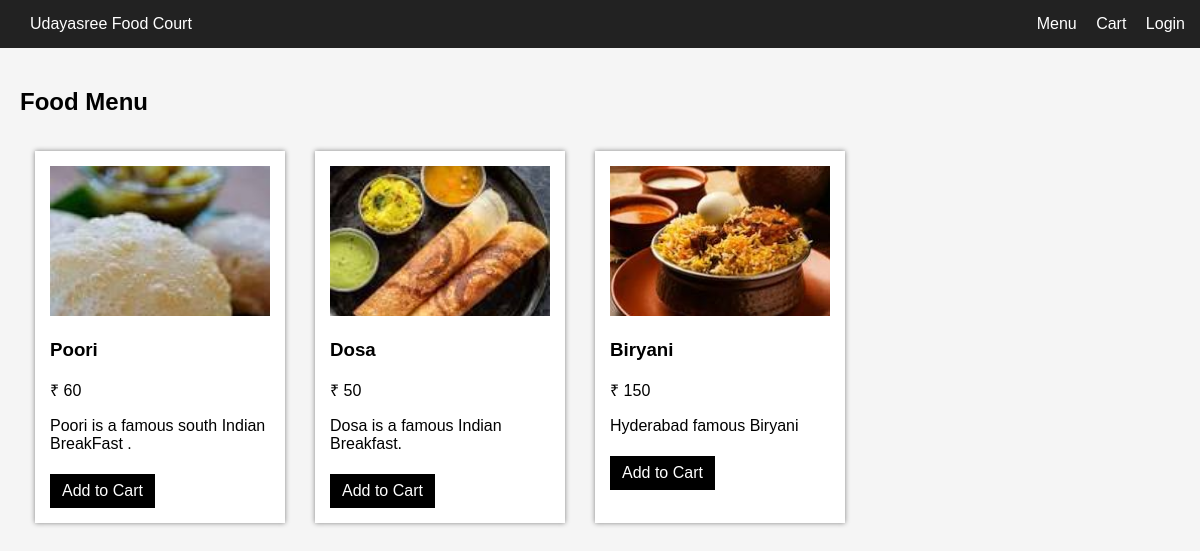
The page / on the database its author committed.
### menu/models.py (models this page shows, shortened)
class FoodItem(models.Model):
    name = models.CharField(max_length=100)
    price = models.IntegerField()
    image = models.ImageField(upload_to='food/')
    description = models.TextField()

### menu/views.py (the view)
# urls.py: path('', menu_views.menu_list, name="home"),
def menu_list(request):
    items = FoodItem.objects.all()
    return render(request,'auth/menu.html',{
        'items':items
    })

### users/templates/auth/menu.html
{% extends 'auth/base.html' %}
{% block content %}
<h2>Food Menu</h2>
<div style="display:flex; flex-wrap:wrap;">
{% for item in items %}
<div class="card">
<img src="{{ item.image.url }}">
<h3>{{ item.name }}</h3>
<p>₹ {{ item.price }}</p>
<p>{{ item.description }}</p>
<a href="{% url 'add_to_cart' item.id %}" class="btn">
Add to Cart
</a>
</div>
{% empty %}
<p>No food items available</p>
{% endfor %}
</div>
{% endblock %}

### users/templates/auth/base.html (shortened to what this page needs)
<!DOCTYPE html>
<html>
<head>
</head>
<body>
<div class="navbar">
<div>
<a href="/">Udayasree Food Court</a>
</div>
<div>
<a href="/">Menu</a>
<a href="/cart/">Cart</a>
{% if user.is_authenticated %}
<a href="/logout/">Logout</a>
{% else %}
<a href="/login/">Login</a>
{% endif %}
</div>
</div>
<div class="container">
{% block content %}
{% endblock %}
</div>
</body>
</html>

### users/templates/auth/base.html (style rules this page uses)
body { font-family: Arial; margin:0; background:#f5f5f5; }
.navbar { background:#222; color:white; padding:15px; display:flex; justify-content:space-between; }
.navbar a { color:white; text-decoration:none; margin-left:15px; }
.container { padding:20px; }
.card { background:white; padding:15px; margin:15px; width:220px; display:inline-block; box-shadow:0 0 5px gray; }
.card img { width:100%; height:150px; object-fit:cover; }
.btn { background:black; color:white; padding:8px 12px; text-decoration:none; display:inline-block; margin-top:5px; }

### rows shown on the page
FoodItem: image (picture), name "Poori", price "60", description "Poori is a famous south Indian BreakFast ."
FoodItem: image (picture), name "Dosa", price "50", description "Dosa is a famous Indian Breakfast."
FoodItem: image (picture), name "Biryani", price "150", description "Hyderabad famous Biryani"
